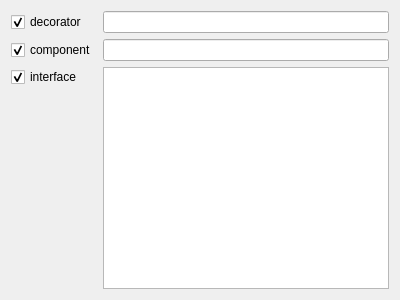
<?xml version="1.0" encoding="UTF-8"?>
<ui version="4.0">
 <class>Decorator</class>
 <widget class="QWidget" name="Decorator">
  <property name="geometry">
   <rect>
    <x>0</x>
    <y>0</y>
    <width>400</width>
    <height>300</height>
   </rect>
  </property>
  <property name="windowTitle">
   <string>Decorator</string>
  </property>
  <layout class="QGridLayout" name="gridLayout">
   <item row="0" column="0">
    <widget class="QCheckBox" name="checkBoxDecorator">
     <property name="text">
      <string>decorator</string>
     </property>
     <property name="checked">
      <bool>true</bool>
     </property>
    </widget>
   </item>
   <item row="0" column="1">
    <widget class="QLineEdit" name="lineEditDecorator"/>
   </item>
   <item row="1" column="0">
    <widget class="QCheckBox" name="checkBoxComponent">
     <property name="text">
      <string>component</string>
     </property>
     <property name="checked">
      <bool>true</bool>
     </property>
    </widget>
   </item>
   <item row="1" column="1">
    <widget class="QLineEdit" name="lineEditComponent"/>
   </item>
   <item row="2" column="0">
    <layout class="QVBoxLayout" name="verticalLayout">
     <item>
      <widget class="QCheckBox" name="checkBoxInterface">
       <property name="text">
        <string>interface</string>
       </property>
       <property name="checked">
        <bool>true</bool>
       </property>
      </widget>
     </item>
     <item>
      <spacer name="verticalSpacer">
       <property name="orientation">
        <enum>Qt::Vertical</enum>
       </property>
       <property name="sizeHint" stdset="0">
        <size>
         <width>20</width>
         <height>40</height>
        </size>
       </property>
      </spacer>
     </item>
    </layout>
   </item>
   <item row="2" column="1">
    <widget class="QPlainTextEdit" name="plainTextEditInterface"/>
   </item>
  </layout>
 </widget>
 <resources/>
 <connections/>
</ui>
